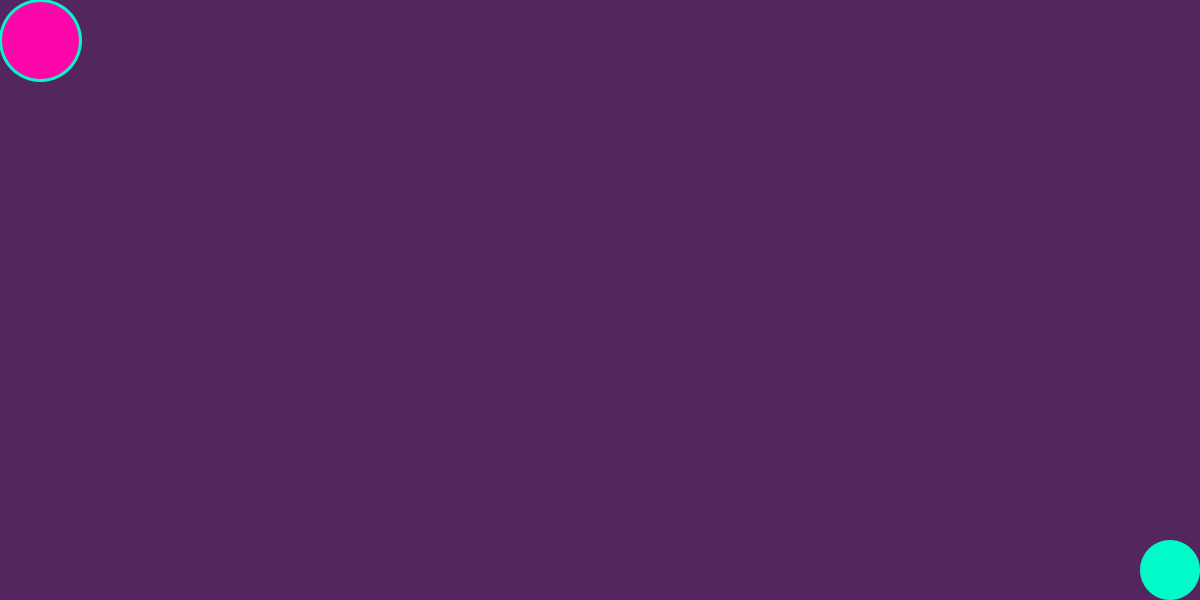
Frame 1 (no input)
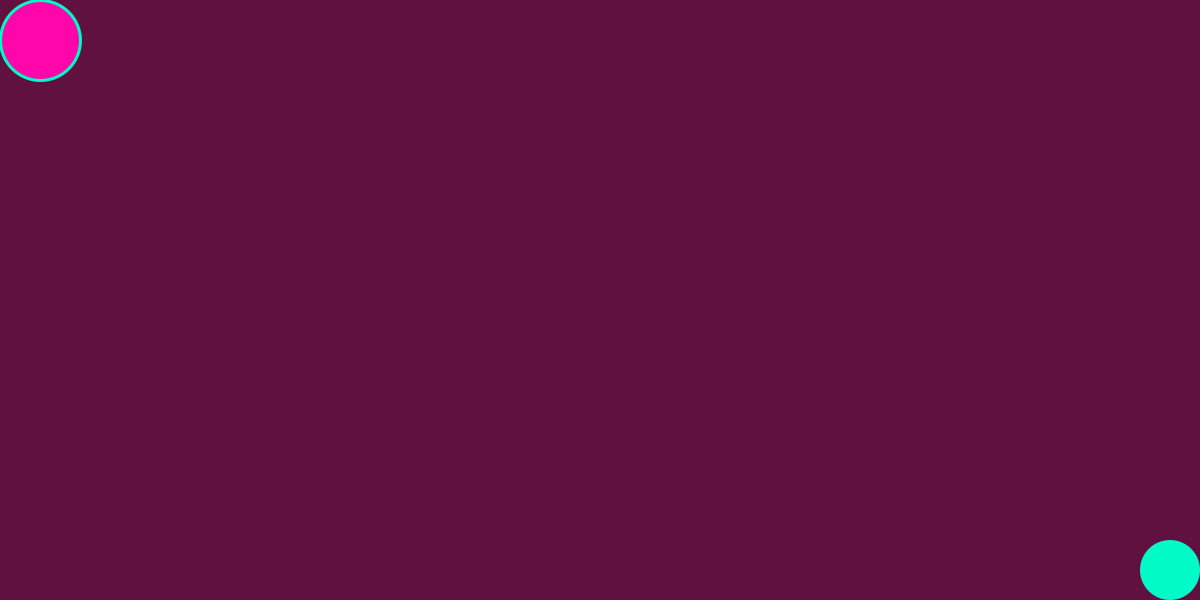
Frame 60 (the mouse pressed at the canvas centre just before this capture)
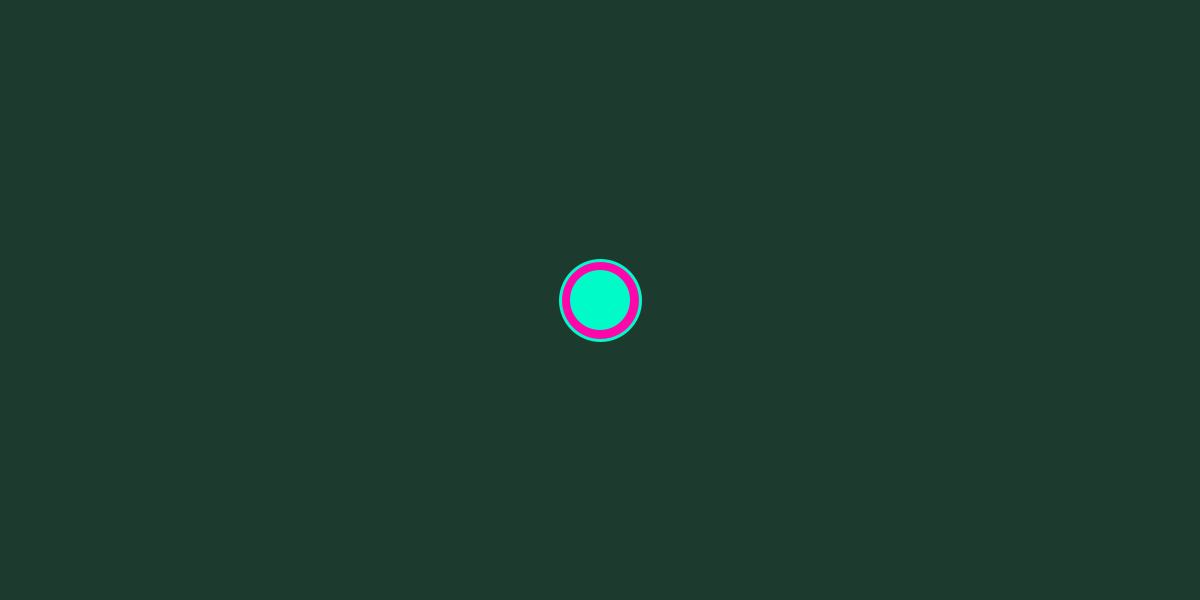
Frame 120 (the mouse held since frame 60 and released just before this capture)

The Processing sketch that drew these frames (run headless with seeded random() and noise(); from frame 60 on, the mouse is pressed at the canvas centre):

// Processing sketch: VO003_movingCirclesFunction
// ── VO003_movingCirclesFunction.pde
void setup() {
  size(1200, 600);
//fullScreen();
}

void draw() {
  background(random(130), random(150), random(100));
  final color purple = color(255, 6, 170); 
  final color turquoise = color(0, 250, 200);
  
  interactiveCircle(80, purple, true, turquoise, true);
  interactiveCircle(60, turquoise, false, purple, false);
}

// draws an interactive circle:
// the circle follows the mouse, if last argument is true;
// runs away from it otherwise
void interactiveCircle(int diam, color fillColour, boolean drStrk, color strkColor, boolean follows) {
  int x;
  int y;

  if (follows) {
    x = int(map(mouseX, 0, width, diam/2, width-diam/2));
    y = int(map(mouseY, 0, height, diam/2, height-diam/2));
  }
  else {
    x = int(map(mouseX, 0, width, width-diam/2, diam/2));
    y = int(map(mouseY, 0, height, height-diam/2, diam/2));
  }

  // pushStyle() limits the changes of style (fill, stroke, etc.) from here to the call of popStyle()
  pushStyle();
  
  fill(fillColour);
  if (drStrk) {
    strokeWeight(3);
    stroke(strkColor);
  }
  else {
    noStroke();
  }
  
  circle(x, y, diam);
  
  popStyle();

}
